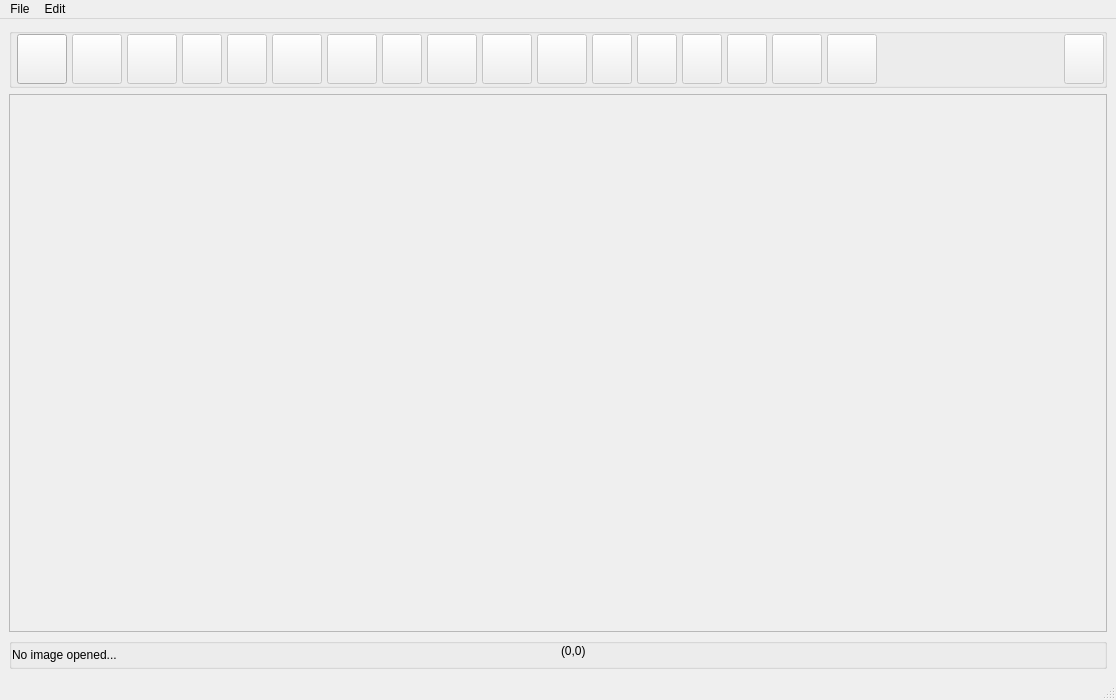
<?xml version="1.0" encoding="UTF-8"?>
<ui version="4.0">
 <class>mw_Main</class>
 <widget class="QMainWindow" name="mw_Main">
  <property name="geometry">
   <rect>
    <x>0</x>
    <y>0</y>
    <width>1116</width>
    <height>700</height>
   </rect>
  </property>
  <property name="windowTitle">
   <string>ImageEditor Application</string>
  </property>
  <property name="windowIcon">
   <iconset resource="../../icons/icons.qrc">
    <normaloff>:/menu/icons8-exit-sign-64.png</normaloff>:/menu/icons8-exit-sign-64.png</iconset>
  </property>
  <widget class="QWidget" name="centralwidget">
   <property name="sizePolicy">
    <sizepolicy hsizetype="Minimum" vsizetype="Preferred">
     <horstretch>0</horstretch>
     <verstretch>0</verstretch>
    </sizepolicy>
   </property>
   <layout class="QVBoxLayout" name="verticalLayout">
    <item>
     <widget class="QGroupBox" name="fb_group_box">
      <property name="sizePolicy">
       <sizepolicy hsizetype="Preferred" vsizetype="Fixed">
        <horstretch>50</horstretch>
        <verstretch>50</verstretch>
       </sizepolicy>
      </property>
      <property name="minimumSize">
       <size>
        <width>0</width>
        <height>60</height>
       </size>
      </property>
      <property name="title">
       <string/>
      </property>
      <layout class="QVBoxLayout" name="verticalLayout_3">
       <property name="leftMargin">
        <number>0</number>
       </property>
       <property name="topMargin">
        <number>0</number>
       </property>
       <property name="rightMargin">
        <number>0</number>
       </property>
       <property name="bottomMargin">
        <number>0</number>
       </property>
       <item>
        <layout class="QHBoxLayout" name="horizontalLayout">
         <property name="spacing">
          <number>5</number>
         </property>
         <property name="sizeConstraint">
          <enum>QLayout::SetDefaultConstraint</enum>
         </property>
         <property name="leftMargin">
          <number>5</number>
         </property>
         <item>
          <widget class="QPushButton" name="pb_open_file">
           <property name="sizePolicy">
            <sizepolicy hsizetype="Maximum" vsizetype="Preferred">
             <horstretch>30</horstretch>
             <verstretch>25</verstretch>
            </sizepolicy>
           </property>
           <property name="minimumSize">
            <size>
             <width>30</width>
             <height>0</height>
            </size>
           </property>
           <property name="maximumSize">
            <size>
             <width>50</width>
             <height>50</height>
            </size>
           </property>
           <property name="toolTip">
            <string>Browse an image...</string>
           </property>
           <property name="text">
            <string/>
           </property>
           <property name="icon">
            <iconset resource="../../icons/icons.qrc">
             <normaloff>:/menu/icons8-opened-folder-64.png</normaloff>:/menu/icons8-opened-folder-64.png</iconset>
           </property>
           <property name="iconSize">
            <size>
             <width>32</width>
             <height>32</height>
            </size>
           </property>
          </widget>
         </item>
         <item>
          <widget class="QPushButton" name="pb_image_description">
           <property name="enabled">
            <bool>false</bool>
           </property>
           <property name="sizePolicy">
            <sizepolicy hsizetype="Maximum" vsizetype="Preferred">
             <horstretch>30</horstretch>
             <verstretch>25</verstretch>
            </sizepolicy>
           </property>
           <property name="minimumSize">
            <size>
             <width>30</width>
             <height>50</height>
            </size>
           </property>
           <property name="maximumSize">
            <size>
             <width>50</width>
             <height>50</height>
            </size>
           </property>
           <property name="toolTip">
            <string>Image Info</string>
           </property>
           <property name="text">
            <string/>
           </property>
           <property name="icon">
            <iconset resource="../../icons/icons.qrc">
             <normaloff>:/menu/icons8-information-64.png</normaloff>:/menu/icons8-information-64.png</iconset>
           </property>
           <property name="iconSize">
            <size>
             <width>32</width>
             <height>32</height>
            </size>
           </property>
          </widget>
         </item>
         <item>
          <widget class="QPushButton" name="pb_rotate_right">
           <property name="enabled">
            <bool>false</bool>
           </property>
           <property name="sizePolicy">
            <sizepolicy hsizetype="Maximum" vsizetype="Preferred">
             <horstretch>50</horstretch>
             <verstretch>50</verstretch>
            </sizepolicy>
           </property>
           <property name="minimumSize">
            <size>
             <width>50</width>
             <height>50</height>
            </size>
           </property>
           <property name="maximumSize">
            <size>
             <width>50</width>
             <height>50</height>
            </size>
           </property>
           <property name="toolTip">
            <string>Rotate right</string>
           </property>
           <property name="text">
            <string/>
           </property>
           <property name="icon">
            <iconset resource="../../icons/icons.qrc">
             <normaloff>:/editors/icons8-rotate-right-64.png</normaloff>:/editors/icons8-rotate-right-64.png</iconset>
           </property>
           <property name="iconSize">
            <size>
             <width>32</width>
             <height>32</height>
            </size>
           </property>
           <property name="shortcut">
            <string>Ctrl+R</string>
           </property>
          </widget>
         </item>
         <item>
          <widget class="QPushButton" name="pb_rotate_left">
           <property name="enabled">
            <bool>false</bool>
           </property>
           <property name="sizePolicy">
            <sizepolicy hsizetype="Maximum" vsizetype="Fixed">
             <horstretch>0</horstretch>
             <verstretch>0</verstretch>
            </sizepolicy>
           </property>
           <property name="maximumSize">
            <size>
             <width>50</width>
             <height>50</height>
            </size>
           </property>
           <property name="toolTip">
            <string>Rotate left</string>
           </property>
           <property name="text">
            <string/>
           </property>
           <property name="icon">
            <iconset resource="../../icons/icons.qrc">
             <normaloff>:/editors/icons8-rotate-64.png</normaloff>:/editors/icons8-rotate-64.png</iconset>
           </property>
           <property name="iconSize">
            <size>
             <width>32</width>
             <height>32</height>
            </size>
           </property>
           <property name="shortcut">
            <string>Ctrl+L</string>
           </property>
          </widget>
         </item>
         <item>
          <widget class="QPushButton" name="pb_flip">
           <property name="enabled">
            <bool>false</bool>
           </property>
           <property name="sizePolicy">
            <sizepolicy hsizetype="Fixed" vsizetype="Fixed">
             <horstretch>0</horstretch>
             <verstretch>0</verstretch>
            </sizepolicy>
           </property>
           <property name="maximumSize">
            <size>
             <width>50</width>
             <height>50</height>
            </size>
           </property>
           <property name="toolTip">
            <string>Flip</string>
           </property>
           <property name="text">
            <string/>
           </property>
           <property name="icon">
            <iconset resource="../../icons/icons.qrc">
             <normaloff>:/editors/icons8-flip-vertical-64.png</normaloff>:/editors/icons8-flip-vertical-64.png</iconset>
           </property>
           <property name="iconSize">
            <size>
             <width>32</width>
             <height>32</height>
            </size>
           </property>
          </widget>
         </item>
         <item>
          <widget class="QPushButton" name="pb_grayscale">
           <property name="enabled">
            <bool>false</bool>
           </property>
           <property name="minimumSize">
            <size>
             <width>50</width>
             <height>50</height>
            </size>
           </property>
           <property name="maximumSize">
            <size>
             <width>50</width>
             <height>50</height>
            </size>
           </property>
           <property name="toolTip">
            <string>Grayscale</string>
           </property>
           <property name="text">
            <string/>
           </property>
           <property name="icon">
            <iconset resource="../../icons/icons.qrc">
             <normaloff>:/editors/icons8-grayscale-48.png</normaloff>:/editors/icons8-grayscale-48.png</iconset>
           </property>
           <property name="iconSize">
            <size>
             <width>32</width>
             <height>32</height>
            </size>
           </property>
          </widget>
         </item>
         <item>
          <widget class="QPushButton" name="pb_smooth">
           <property name="enabled">
            <bool>false</bool>
           </property>
           <property name="minimumSize">
            <size>
             <width>50</width>
             <height>50</height>
            </size>
           </property>
           <property name="maximumSize">
            <size>
             <width>50</width>
             <height>50</height>
            </size>
           </property>
           <property name="toolTip">
            <string>Smooth</string>
           </property>
           <property name="statusTip">
            <string extracomment="Smooth"/>
           </property>
           <property name="text">
            <string/>
           </property>
           <property name="icon">
            <iconset resource="../../icons/icons.qrc">
             <normaloff>:/editors/icons8-cleanup-noise-50.png</normaloff>:/editors/icons8-cleanup-noise-50.png</iconset>
           </property>
           <property name="iconSize">
            <size>
             <width>32</width>
             <height>32</height>
            </size>
           </property>
          </widget>
         </item>
         <item>
          <widget class="QPushButton" name="pb_invert_colors">
           <property name="enabled">
            <bool>false</bool>
           </property>
           <property name="maximumSize">
            <size>
             <width>50</width>
             <height>50</height>
            </size>
           </property>
           <property name="toolTip">
            <string>Invert colors</string>
           </property>
           <property name="text">
            <string/>
           </property>
           <property name="icon">
            <iconset resource="../../icons/icons.qrc">
             <normaloff>:/editors/icons8-invert-colors-64.png</normaloff>:/editors/icons8-invert-colors-64.png</iconset>
           </property>
           <property name="iconSize">
            <size>
             <width>32</width>
             <height>32</height>
            </size>
           </property>
          </widget>
         </item>
         <item>
          <widget class="QPushButton" name="pb_sharpen">
           <property name="enabled">
            <bool>false</bool>
           </property>
           <property name="minimumSize">
            <size>
             <width>50</width>
             <height>50</height>
            </size>
           </property>
           <property name="maximumSize">
            <size>
             <width>50</width>
             <height>50</height>
            </size>
           </property>
           <property name="toolTip">
            <string> Sharpen image</string>
           </property>
           <property name="text">
            <string/>
           </property>
           <property name="icon">
            <iconset resource="../../icons/icons.qrc">
             <normaloff>:/editors/icons8-sharp-80.png</normaloff>:/editors/icons8-sharp-80.png</iconset>
           </property>
           <property name="iconSize">
            <size>
             <width>32</width>
             <height>32</height>
            </size>
           </property>
          </widget>
         </item>
         <item>
          <widget class="QPushButton" name="pb_find_edges">
           <property name="enabled">
            <bool>false</bool>
           </property>
           <property name="minimumSize">
            <size>
             <width>50</width>
             <height>50</height>
            </size>
           </property>
           <property name="maximumSize">
            <size>
             <width>50</width>
             <height>50</height>
            </size>
           </property>
           <property name="toolTip">
            <string>Find edges</string>
           </property>
           <property name="text">
            <string/>
           </property>
           <property name="icon">
            <iconset resource="../../icons/icons.qrc">
             <normaloff>:/editors/icons8-broken-bottle-64.png</normaloff>:/editors/icons8-broken-bottle-64.png</iconset>
           </property>
           <property name="iconSize">
            <size>
             <width>32</width>
             <height>32</height>
            </size>
           </property>
          </widget>
         </item>
         <item>
          <widget class="QPushButton" name="pb_emboss">
           <property name="enabled">
            <bool>false</bool>
           </property>
           <property name="minimumSize">
            <size>
             <width>50</width>
             <height>50</height>
            </size>
           </property>
           <property name="maximumSize">
            <size>
             <width>50</width>
             <height>50</height>
            </size>
           </property>
           <property name="toolTip">
            <string>Emboss</string>
           </property>
           <property name="text">
            <string/>
           </property>
           <property name="icon">
            <iconset resource="../../icons/icons.qrc">
             <normaloff>:/editors/icons8-3d-touch-80.png</normaloff>:/editors/icons8-3d-touch-80.png</iconset>
           </property>
           <property name="iconSize">
            <size>
             <width>32</width>
             <height>32</height>
            </size>
           </property>
          </widget>
         </item>
         <item>
          <widget class="QPushButton" name="pb_blur">
           <property name="enabled">
            <bool>false</bool>
           </property>
           <property name="maximumSize">
            <size>
             <width>50</width>
             <height>50</height>
            </size>
           </property>
           <property name="toolTip">
            <string>Additional filters</string>
           </property>
           <property name="text">
            <string/>
           </property>
           <property name="icon">
            <iconset resource="../../icons/icons.qrc">
             <normaloff>:/editors/icons8-filter-64.png</normaloff>:/editors/icons8-filter-64.png</iconset>
           </property>
           <property name="iconSize">
            <size>
             <width>32</width>
             <height>32</height>
            </size>
           </property>
          </widget>
         </item>
         <item>
          <widget class="QPushButton" name="pb_kernel">
           <property name="enabled">
            <bool>false</bool>
           </property>
           <property name="maximumSize">
            <size>
             <width>50</width>
             <height>50</height>
            </size>
           </property>
           <property name="toolTip">
            <string>Write your own kernel</string>
           </property>
           <property name="text">
            <string/>
           </property>
           <property name="icon">
            <iconset resource="../../icons/icons.qrc">
             <normaloff>:/editors/icons8-kernel-64.png</normaloff>:/editors/icons8-kernel-64.png</iconset>
           </property>
           <property name="iconSize">
            <size>
             <width>32</width>
             <height>32</height>
            </size>
           </property>
          </widget>
         </item>
         <item>
          <widget class="QPushButton" name="pb_resize">
           <property name="enabled">
            <bool>false</bool>
           </property>
           <property name="maximumSize">
            <size>
             <width>50</width>
             <height>50</height>
            </size>
           </property>
           <property name="toolTip">
            <string>Resize image</string>
           </property>
           <property name="text">
            <string/>
           </property>
           <property name="icon">
            <iconset resource="../../icons/icons.qrc">
             <normaloff>:/editors/icons8-crop-64.png</normaloff>:/editors/icons8-crop-64.png</iconset>
           </property>
           <property name="iconSize">
            <size>
             <width>32</width>
             <height>32</height>
            </size>
           </property>
          </widget>
         </item>
         <item>
          <widget class="QPushButton" name="pb_crop">
           <property name="enabled">
            <bool>false</bool>
           </property>
           <property name="maximumSize">
            <size>
             <width>50</width>
             <height>50</height>
            </size>
           </property>
           <property name="toolTip">
            <string>Crop image</string>
           </property>
           <property name="text">
            <string/>
           </property>
           <property name="icon">
            <iconset resource="../../icons/icons.qrc">
             <normaloff>:/editors/icons8-cut-64.png</normaloff>:/editors/icons8-cut-64.png</iconset>
           </property>
           <property name="iconSize">
            <size>
             <width>32</width>
             <height>32</height>
            </size>
           </property>
          </widget>
         </item>
         <item>
          <widget class="QPushButton" name="pb_showRGB">
           <property name="enabled">
            <bool>false</bool>
           </property>
           <property name="minimumSize">
            <size>
             <width>50</width>
             <height>50</height>
            </size>
           </property>
           <property name="maximumSize">
            <size>
             <width>50</width>
             <height>50</height>
            </size>
           </property>
           <property name="toolTip">
            <string>Show RGB valuse</string>
           </property>
           <property name="text">
            <string/>
           </property>
           <property name="icon">
            <iconset resource="../../icons/icons.qrc">
             <normaloff>:/editors/icons8-rgb-64.png</normaloff>:/editors/icons8-rgb-64.png</iconset>
           </property>
           <property name="iconSize">
            <size>
             <width>32</width>
             <height>32</height>
            </size>
           </property>
          </widget>
         </item>
         <item>
          <widget class="QPushButton" name="pb_revert">
           <property name="enabled">
            <bool>false</bool>
           </property>
           <property name="minimumSize">
            <size>
             <width>50</width>
             <height>50</height>
            </size>
           </property>
           <property name="maximumSize">
            <size>
             <width>50</width>
             <height>50</height>
            </size>
           </property>
           <property name="toolTip">
            <string>Revert changes to an image</string>
           </property>
           <property name="text">
            <string/>
           </property>
           <property name="icon">
            <iconset resource="../../icons/icons.qrc">
             <normaloff>:/main/icons8-revert-64.png</normaloff>:/main/icons8-revert-64.png</iconset>
           </property>
           <property name="iconSize">
            <size>
             <width>32</width>
             <height>32</height>
            </size>
           </property>
          </widget>
         </item>
         <item>
          <spacer name="horizontalSpacer">
           <property name="orientation">
            <enum>Qt::Horizontal</enum>
           </property>
           <property name="sizeHint" stdset="0">
            <size>
             <width>40</width>
             <height>20</height>
            </size>
           </property>
          </spacer>
         </item>
         <item>
          <widget class="QPushButton" name="pb_clear">
           <property name="enabled">
            <bool>false</bool>
           </property>
           <property name="maximumSize">
            <size>
             <width>50</width>
             <height>50</height>
            </size>
           </property>
           <property name="toolTip">
            <string>Remove image</string>
           </property>
           <property name="text">
            <string/>
           </property>
           <property name="icon">
            <iconset resource="../../icons/icons.qrc">
             <normaloff>:/editors/icons8-trash-64.png</normaloff>:/editors/icons8-trash-64.png</iconset>
           </property>
           <property name="iconSize">
            <size>
             <width>32</width>
             <height>32</height>
            </size>
           </property>
          </widget>
         </item>
        </layout>
       </item>
      </layout>
     </widget>
    </item>
    <item>
     <widget class="QScrollArea" name="scrollArea">
      <property name="sizePolicy">
       <sizepolicy hsizetype="Preferred" vsizetype="Preferred">
        <horstretch>0</horstretch>
        <verstretch>0</verstretch>
       </sizepolicy>
      </property>
      <property name="widgetResizable">
       <bool>true</bool>
      </property>
      <widget class="QWidget" name="scrollAreaWidgetContents">
       <property name="geometry">
        <rect>
         <x>0</x>
         <y>0</y>
         <width>1090</width>
         <height>515</height>
        </rect>
       </property>
       <layout class="QVBoxLayout" name="verticalLayout_2">
        <property name="leftMargin">
         <number>0</number>
        </property>
        <property name="topMargin">
         <number>0</number>
        </property>
        <property name="rightMargin">
         <number>0</number>
        </property>
        <property name="bottomMargin">
         <number>0</number>
        </property>
        <item>
         <widget class="QLabel" name="qt_label">
          <property name="mouseTracking">
           <bool>true</bool>
          </property>
          <property name="midLineWidth">
           <number>-5</number>
          </property>
          <property name="text">
           <string/>
          </property>
          <property name="alignment">
           <set>Qt::AlignLeading|Qt::AlignLeft|Qt::AlignTop</set>
          </property>
         </widget>
        </item>
       </layout>
      </widget>
     </widget>
    </item>
    <item>
     <widget class="QGroupBox" name="groupBox">
      <property name="sizePolicy">
       <sizepolicy hsizetype="Preferred" vsizetype="Maximum">
        <horstretch>0</horstretch>
        <verstretch>0</verstretch>
       </sizepolicy>
      </property>
      <property name="minimumSize">
       <size>
        <width>0</width>
        <height>30</height>
       </size>
      </property>
      <property name="maximumSize">
       <size>
        <width>16777215</width>
        <height>16777215</height>
       </size>
      </property>
      <property name="baseSize">
       <size>
        <width>0</width>
        <height>30</height>
       </size>
      </property>
      <property name="title">
       <string/>
      </property>
      <layout class="QHBoxLayout" name="horizontalLayout_3">
       <property name="leftMargin">
        <number>0</number>
       </property>
       <property name="topMargin">
        <number>0</number>
       </property>
       <property name="rightMargin">
        <number>0</number>
       </property>
       <property name="bottomMargin">
        <number>0</number>
       </property>
       <item>
        <layout class="QHBoxLayout" name="horizontalLayout_2">
         <item>
          <widget class="QLabel" name="qt_image_description">
           <property name="sizePolicy">
            <sizepolicy hsizetype="Preferred" vsizetype="Expanding">
             <horstretch>0</horstretch>
             <verstretch>0</verstretch>
            </sizepolicy>
           </property>
           <property name="minimumSize">
            <size>
             <width>0</width>
             <height>20</height>
            </size>
           </property>
           <property name="maximumSize">
            <size>
             <width>16777215</width>
             <height>200</height>
            </size>
           </property>
           <property name="baseSize">
            <size>
             <width>0</width>
             <height>20</height>
            </size>
           </property>
           <property name="text">
            <string>No image opened...</string>
           </property>
          </widget>
         </item>
         <item>
          <widget class="QLabel" name="ql_coordinates">
           <property name="sizePolicy">
            <sizepolicy hsizetype="Preferred" vsizetype="Expanding">
             <horstretch>0</horstretch>
             <verstretch>0</verstretch>
            </sizepolicy>
           </property>
           <property name="minimumSize">
            <size>
             <width>0</width>
             <height>20</height>
            </size>
           </property>
           <property name="maximumSize">
            <size>
             <width>16777215</width>
             <height>100</height>
            </size>
           </property>
           <property name="baseSize">
            <size>
             <width>0</width>
             <height>20</height>
            </size>
           </property>
           <property name="layoutDirection">
            <enum>Qt::LeftToRight</enum>
           </property>
           <property name="text">
            <string>(0,0)</string>
           </property>
           <property name="alignment">
            <set>Qt::AlignLeading|Qt::AlignLeft|Qt::AlignTop</set>
           </property>
          </widget>
         </item>
        </layout>
       </item>
      </layout>
     </widget>
    </item>
   </layout>
  </widget>
  <widget class="QMenuBar" name="menubar">
   <property name="geometry">
    <rect>
     <x>0</x>
     <y>0</y>
     <width>1116</width>
     <height>24</height>
    </rect>
   </property>
   <widget class="QMenu" name="menuFile">
    <property name="title">
     <string>File</string>
    </property>
    <addaction name="action_Open_file"/>
    <addaction name="action_Quit"/>
   </widget>
   <widget class="QMenu" name="menuEdit">
    <property name="title">
     <string>Edit</string>
    </property>
    <addaction name="actionRotate"/>
   </widget>
   <addaction name="menuFile"/>
   <addaction name="menuEdit"/>
  </widget>
  <widget class="QStatusBar" name="statusbar"/>
  <action name="action_Quit">
   <property name="icon">
    <iconset resource="../../icons/icons.qrc">
     <normaloff>:/menu/icons8-exit-sign-64.png</normaloff>:/menu/icons8-exit-sign-64.png</iconset>
   </property>
   <property name="text">
    <string>Quit</string>
   </property>
  </action>
  <action name="action_Open_file">
   <property name="icon">
    <iconset resource="../../icons/icons.qrc">
     <normaloff>:/menu/icons8-image-file-64.png</normaloff>:/menu/icons8-image-file-64.png</iconset>
   </property>
   <property name="text">
    <string>Open file...</string>
   </property>
  </action>
  <action name="actionRotate">
   <property name="icon">
    <iconset resource="../../icons/icons.qrc">
     <normaloff>:/editors/icons8-rotate-right-64.png</normaloff>:/editors/icons8-rotate-right-64.png</iconset>
   </property>
   <property name="text">
    <string>Rotate</string>
   </property>
   <property name="shortcut">
    <string>Ctrl+R</string>
   </property>
  </action>
 </widget>
 <resources>
  <include location="../../icons/icons.qrc"/>
 </resources>
 <connections/>
</ui>
